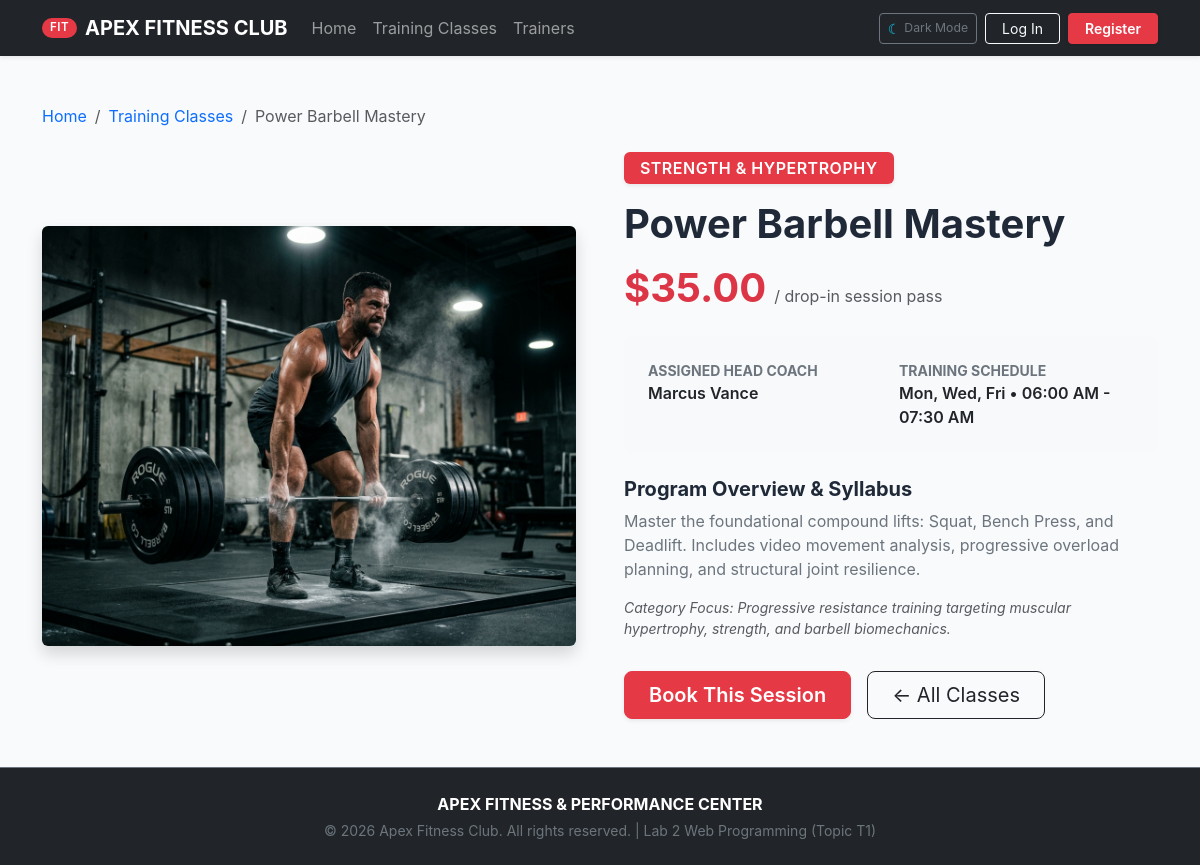
Page /bookstore/pages/item_details.php?id=1 on the committed database.
### tables this page shows
CREATE TABLE `fitness_classes` (
  `id` INT AUTO_INCREMENT PRIMARY KEY,
  `category_id` INT NOT NULL,
  `title` VARCHAR(150) NOT NULL,
  `description` TEXT NOT NULL,
  `trainer_name` VARCHAR(100) NOT NULL,
  `schedule_info` VARCHAR(100) NOT NULL,
  `price` DECIMAL(10,2) NOT NULL DEFAULT 0.00,
  `image_url` VARCHAR(255) NULL,
  `created_at` TIMESTAMP DEFAULT CURRENT_TIMESTAMP,
  CONSTRAINT `fk_class_category`
    FOREIGN KEY (`category_id`)
    REFERENCES `categories` (`id`)
    ON DELETE CASCADE
    ON UPDATE CASCADE
);

CREATE TABLE `categories` (
  `id` INT AUTO_INCREMENT PRIMARY KEY,
  `name` VARCHAR(100) NOT NULL,
  `description` TEXT NULL
);

### bookstore/pages/item_details.php (the view, shortened to what this page needs)
<?php
require_once __DIR__ . '/../config/database.php';
$rawId = $_GET['id'] ?? null;
$classId = filter_var($rawId, FILTER_VALIDATE_INT);
$fitnessClass = null;
$errorMessage = null;
if ($classId === false || $classId === null) {
    $errorMessage = "Invalid or missing fitness class identifier.";
} else {
    try {
        $stmt = $pdo->prepare("
            SELECT
                fc.id,
                fc.title,
                fc.description,
                fc.trainer_name,
                fc.schedule_info,
                fc.price,
                fc.image_url,
                fc.created_at,
                c.name AS category_name,
                c.description AS category_description
            FROM fitness_classes fc
            INNER JOIN categories c ON fc.category_id = c.id
            WHERE fc.id = :id
            LIMIT 1
        ");
        $stmt->execute(['id' => $classId]);
        $fitnessClass = $stmt->fetch();
    } catch (PDOException $e) {
        error_log("Failed to query class details: " . $e->getMessage());
        $errorMessage = "An unexpected error occurred while loading class details. Please try again later.";
    }
}
?>
<!DOCTYPE html>
<html lang="en">
<head>
  <link
    href="https://cdn.jsdelivr.net/npm/bootstrap@5.3.0/dist/css/bootstrap.min.css"
    rel="stylesheet">
  <link rel="stylesheet" href="../public/css/style.css">
</head>
<body>
<?php
require_once __DIR__ . '/../components/header.php';
?>
<main class="container py-5">
  <?php if ($errorMessage): ?>
    <div class="row justify-content-center my-5">
      <div class="col-md-8 col-lg-6 text-center">
        <div class="card border-0 shadow-sm p-4">
          <div class="text-warning mb-3">
            <svg xmlns="http://www.w3.org/2000/svg" width="48" height="48" fill="currentColor" class="bi bi-info-circle" viewBox="0 0 16 16">
              <path d="M8 15A7 7 0 1 1 8 1a7 7 0 0 1 0 14m0 1A8 8 0 1 0 8 0a8 8 0 0 0 0 16"/>
              <path d="m8.93 6.588-2.29.287-.082.38.45.083c.294.07.352.176.288.469l-.738 3.468c-.194.897.105 1.319.808 1.319.545 0 1.178-.252 1.465-.598l.088-.416c-.2.176-.492.246-.686.246-.275 0-.375-.193-.304-.533zM9 4.5a1 1 0 1 1-2 0 1 1 0 0 1 2 0"/>
            </svg>
          </div>
          <h4 class="fw-bold mb-2">Class Not Available</h4>
          <p class="text-muted mb-4"><?php echo htmlspecialchars($errorMessage); ?></p>
          <div>
            <a href="../public/index.php#items" class="btn btn-danger px-4 fw-semibold">
              &larr; Return to Training Schedule
            </a>
          </div>
        </div>
      </div>
    </div>
  <?php else: ?>
    <nav aria-label="breadcrumb" class="mb-4">
      <ol class="breadcrumb">
        <li class="breadcrumb-item"><a href="../public/index.php" class="text-decoration-none">Home</a></li>
        <li class="breadcrumb-item"><a href="../public/index.php#items" class="text-decoration-none">Training Classes</a></li>
        <li class="breadcrumb-item active" aria-current="page"><?php echo htmlspecialchars($fitnessClass['title']); ?></li>
      </ol>
    </nav>
    <div class="row g-5 align-items-center">
      <div class="col-12 col-lg-6">
        <div class="class-image-wrapper shadow rounded overflow-hidden">
          <img
            src="../public/<?php echo htmlspecialchars($fitnessClass['image_url']); ?>"
            class="img-fluid w-100 object-fit-cover"
            style="min-height: 420px; max-height: 520px;"
            alt="<?php echo htmlspecialchars($fitnessClass['title']); ?>">
        </div>
      </div>
      <div class="col-12 col-lg-6">
        <div class="mb-3">
          <span class="badge bg-danger px-3 py-2 fs-6 shadow-sm">
            <?php echo htmlspecialchars($fitnessClass['category_name']); ?>
          </span>
        </div>
        <h1 class="display-6 fw-bold mb-3"><?php echo htmlspecialchars($fitnessClass['title']); ?></h1>
        <div class="d-flex align-items-baseline gap-2 mb-4">
          <span class="display-6 fw-bold text-danger">$<?php echo number_format((float)$fitnessClass['price'], 2); ?></span>
          <span class="text-muted">/ drop-in session pass</span>
        </div>
        <div class="card bg-light border-0 p-4 mb-4 rounded-3">
          <div class="row g-3">
            <div class="col-sm-6">
              <strong class="d-block text-secondary small text-uppercase fw-bold">Assigned Head Coach</strong>
              <span class="fs-6 fw-semibold text-dark"><?php echo htmlspecialchars($fitnessClass['trainer_name']); ?></span>
            </div>
            <div class="col-sm-6">
              <strong class="d-block text-secondary small text-uppercase fw-bold">Training Schedule</strong>
              <span class="fs-6 fw-semibold text-dark"><?php echo htmlspecialchars($fitnessClass['schedule_info']); ?></span>
            </div>
          </div>
        </div>
        <div class="mb-4">
          <h5 class="fw-bold mb-2">Program Overview & Syllabus</h5>
          <p class="text-secondary leading-relaxed mb-3">
            <?php echo nl2br(htmlspecialchars($fitnessClass['description'])); ?>
          </p>
          <p class="small text-muted fst-italic">
            Category Focus: <?php echo htmlspecialchars($fitnessClass['category_description']); ?>
          </p>
        </div>
        <div class="d-flex flex-wrap gap-3 pt-2">
          <button
            type="button"
            class="btn btn-danger btn-lg px-4 fw-semibold shadow-sm"
            onclick="showMessage()">
            Book This Session
          </button>
          <a href="classes.php" class="btn btn-outline-dark btn-lg px-4">
            &larr; All Classes
          </a>
        </div>
      </div>
    </div>
  <?php endif; ?>
</main>
<?php
require_once __DIR__ . '/../components/footer.php';
?>
</body>
</html>

### bookstore/public/css/style.css (style rules this page uses)
:root { --primary-brand: #e63946; --dark-brand: #111827; --accent-brand: #f87171; --surface-bg: #f8fafc; }
body { font-family: -apple-system, BlinkMacSystemFont, "Segoe UI", Roboto, "Helvetica Neue", Arial, sans-serif; color: #1f2937; background-color: var(--surface-bg); transition: background-color 0.2s ease, color 0.2s ease; }
.badge.bg-danger { background-color: var(--primary-brand) !important; font-weight: 600; letter-spacing: 0.5px; text-transform: uppercase; font-size: 0.72rem; }
.btn-danger { background-color: var(--primary-brand); border-color: var(--primary-brand); }
.class-image-wrapper { border-radius: 12px; }

### rows in the picture
fitness_classes: title "Power Barbell Mastery", image_url (picture), category.name "STRENGTH & HYPERTROPHY", price "35.00", trainer_name "Marcus Vance", schedule_info "Mon, Wed, Fri • 06:00 AM - 07:30 AM", description "Master the foundational compound lifts: Squat, Bench Press, and Deadlift. Includes video movement analysis, progressive overload planning, and structural joint resilience.", category.description "Progressive resistance training targeting muscular hypertrophy, strength, and barbell biomechanics."
